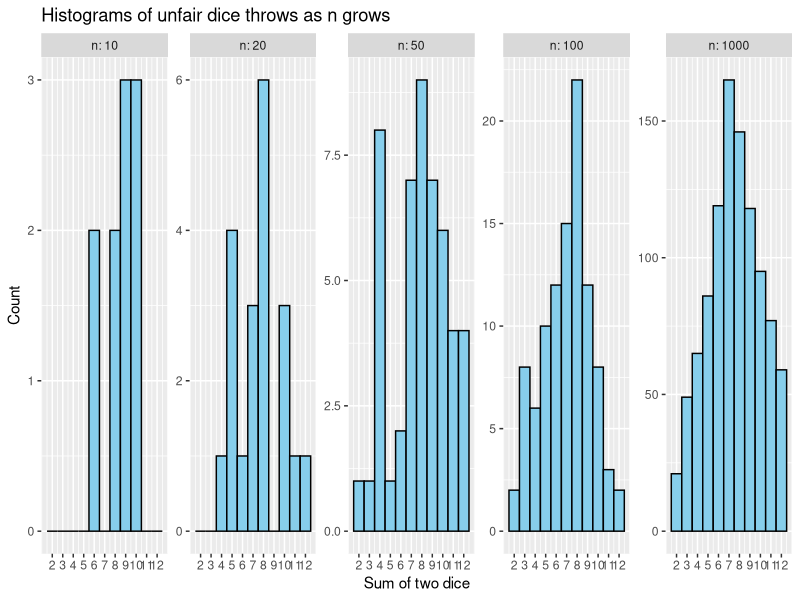
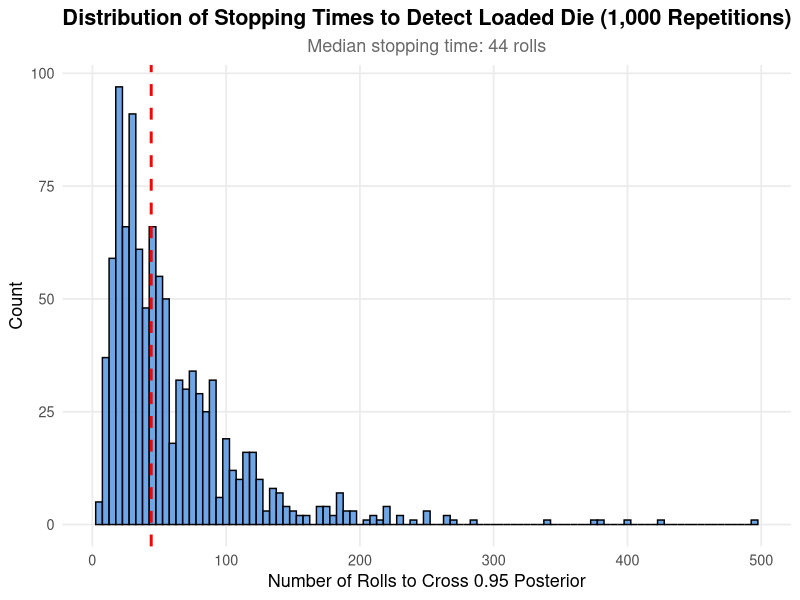

These charts were generated, in order, by the following R code:
## ---- chunk 1
#| message: false
library(tidyverse)
## ---- chunk 2
#| cache: true
throw_dice <- function(n, weights = rep(1/6, 6)) {
  die1 <- sample(1:6, n, replace = TRUE, prob = weights)
  die2 <- sample(1:6, n, replace = TRUE, prob = weights)
  die1 + die2
}
## ---- chunk 3
set.seed(10)
n_vals <- c(10, 20, 50, 100, 1000)
unfair_weights <- c(rep(0.15, 5), 0.25)
lapply(n_vals, function(n) tibble(n = n, sum = throw_dice(n, weights = unfair_weights))) |>
  bind_rows() |>
  mutate(n = factor(n, levels = n_vals)) |>
  ggplot(aes(x = sum)) +
  geom_histogram(binwidth = 1, boundary = 0.5, color = "black", fill = "skyblue") +
  scale_x_continuous(breaks = 2:12) +
  facet_wrap(vars(n), nrow = 1, scales = "free_y", labeller = label_both) +
  labs(x = "Sum of two dice", y = "Count", title = "Histograms of unfair dice throws as n grows")
## ---- chunk 4
#| cache: true
#| label: log-lr

log_lr <- function(rolls) {
  lrs <- ifelse(rolls == 6, 0.30 / (1/6), 0.14 / (1/6))
  log(lrs)
}
## ---- chunk 5
#| label: stopping-times-simulation
#| fig-width: 8
#| fig-height: 5

set.seed(10)
loaded_weights <- c(rep(0.14, 5), 0.30)
log_19 <- log(19) # log-odds corresponding to 0.95 posterior probability

stopping_times <- replicate(1000, {
  rolls <- sample(1:6, 1000, replace = TRUE, prob = loaded_weights)
  running_log_odds <- cumsum(log_lr(rolls))
  which(running_log_odds >= log_19)[1]
})

median_val <- median(stopping_times)
stopping_df <- tibble(Stopping_Time = stopping_times)

stopping_df |>
  ggplot(aes(x = Stopping_Time)) +
  geom_histogram(binwidth = 5, fill = "#4A90E2", color = "black", alpha = 0.8) +
  geom_vline(xintercept = median_val, color = "red", linetype = "dashed", size = 1) +
  labs(
    x = "Number of Rolls to Cross 0.95 Posterior",
    y = "Count",
    title = "Distribution of Stopping Times to Detect Loaded Die (1,000 Repetitions)",
    subtitle = paste("Median stopping time:", median_val, "rolls")
  ) +
  theme_minimal(base_size = 13) +
  theme(
    plot.title = element_text(face = "bold", hjust = 0.5),
    plot.subtitle = element_text(color = "dimgray", hjust = 0.5),
    panel.grid.minor = element_blank()
  )
